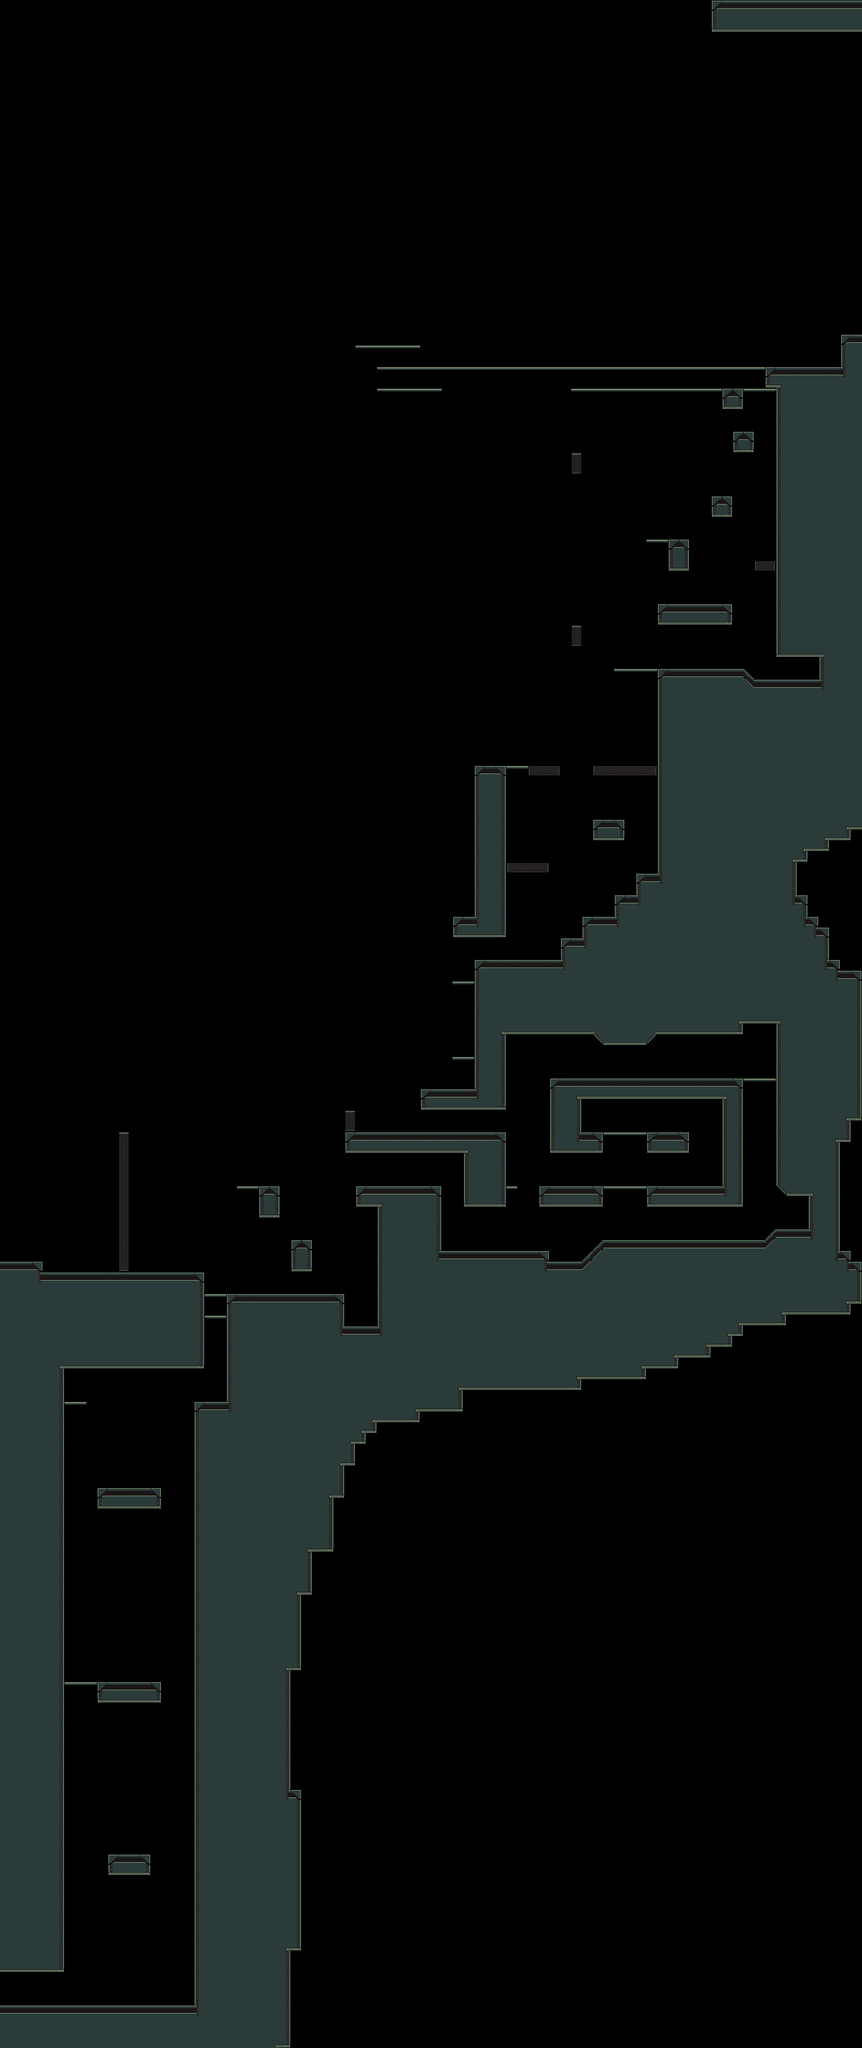

Tiled map render using the project's own tile images. Description and the map definition, with tile-layer contents summarised, below:
An orthogonal 80x190 tile map with 16x16 px tiles, 2 tile layers (Tile Layer 1, Tile Layer 2).

<map version="1.0" orientation="orthogonal" renderorder="right-down" width="80" height="190" tilewidth="16" tileheight="16" nextobjectid="1">
 <tileset firstgid="1" name="0_GAUNTLET_CANYON" tilewidth="16" tileheight="16" tilecount="2800" columns="20">
  <image source="../../../tileset/0_CANYON.png" width="320" height="2240" />
  <terraintypes>
   <terrain name="Basic" tile="-1" />
   <terrain name="Thin_V" tile="-1" />
   <terrain name="Thin_H" tile="-1" />
   <terrain name="Eraser" tile="-1" />
  </terraintypes>
  <tile id="8" terrain=",,,3" />
  <tile id="9" terrain=",,3,3" />
  <tile id="10" terrain=",,3," />
  <tile id="11" terrain="3,3,3," />
  <tile id="12" terrain="3,3,,3" />
  <tile id="28" terrain=",3,,3" />
  <tile id="29" terrain="3,3,3,3" />
  <tile id="30" terrain="3,,3," />
  <tile id="31" terrain="3,,3,3" />
  <tile id="32" terrain=",3,3,3" />
  <tile id="48" terrain=",3,," />
  <tile id="49" terrain="3,3,," />
  <tile id="50" terrain="3,,," />
  <tile id="80" terrain=",,,0" />
  <tile id="81" terrain=",,0,0" />
  <tile id="82" terrain=",,0," />
  <tile id="88" terrain=",,,1" />
  <tile id="89" terrain=",,1,1" />
  <tile id="90" terrain=",,1," />
  <tile id="92" terrain=",,,2" />
  <tile id="93" terrain=",,2,2" />
  <tile id="94" terrain=",,2," />
  <tile id="100" terrain=",0,,0" />
  <tile id="101" terrain="0,0,0,0" />
  <tile id="102" terrain="0,,0," />
  <tile id="105" terrain="0,0,0," />
  <tile id="106" terrain="0,0,,0" />
  <tile id="108" terrain=",1,,1" />
  <tile id="109" terrain="1,1,1,1" />
  <tile id="110" terrain="1,,1," />
  <tile id="112" terrain=",2,,2" />
  <tile id="113" terrain="2,2,2,2" />
  <tile id="114" terrain="2,,2," />
  <tile id="120" terrain=",0,," />
  <tile id="121" terrain="0,0,," />
  <tile id="122" terrain="0,,," />
  <tile id="125" terrain="0,,0,0" />
  <tile id="126" terrain=",0,0,0" />
  <tile id="128" terrain=",1,," />
  <tile id="129" terrain="1,1,," />
  <tile id="130" terrain="1,,," />
  <tile id="132" terrain=",2,," />
  <tile id="133" terrain="2,2,," />
  <tile id="134" terrain="2,,," />
 </tileset>
 <imagelayer name="Image Layer 1">
  <image source="../../../../_noncrypt_assets/pngexports/CANYON_G3.png" />
 </imagelayer>
 <layer name="Tile Layer 1" width="80" height="190" opacity="0.8">
  <data>[15200 cells, 3618 non-empty, 49 distinct tile ids]</data>
 </layer>
 <layer name="Tile Layer 2" width="80" height="190">
  <data>[15200 cells, 0 non-empty, 0 distinct tile ids]</data>
 </layer>
</map>
